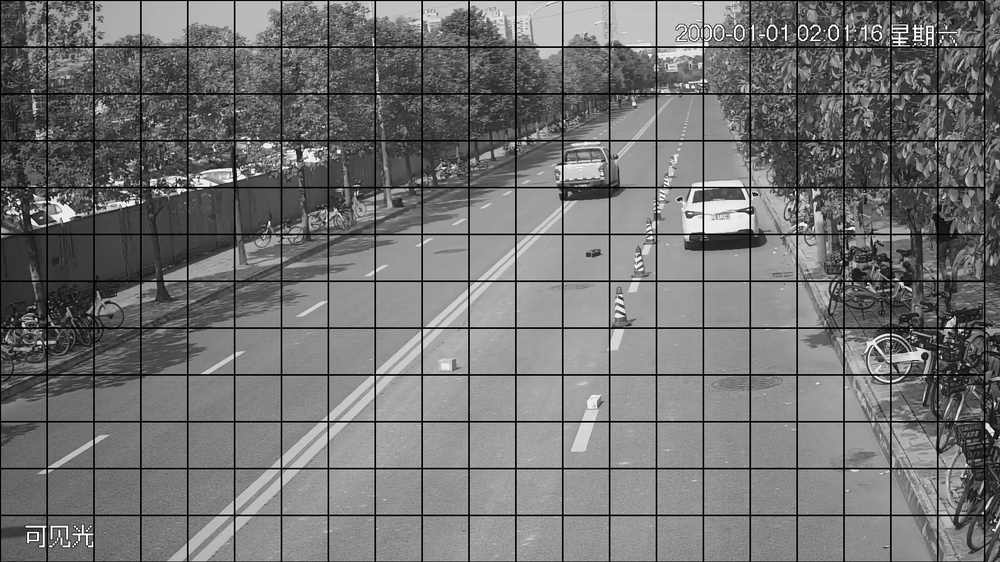
#> input picture img3.jpg, 1000 x 562 px, shrunk from 1920 x 1080 before the run, found by its file name
$ python line_tangle.py
#> lines starting #> are read from the running program, lines starting #| are printed output that depends on the picture; after the words box and inside, x2 and y2 are one past the last pixel; in counts of white or black regions, pixels touching at a corner belong together
import cv2
import numpy as np

# 读取图像
image = cv2.imread('/Users/sonny_he/Desktop/opencv_learning/img3.jpg')
#> image is the input picture: shape (562, 1000, 3); min 0, max 255, mean 113.9

# 定义矩形的四个顶点
rect_points = np.array([[100, 100], [100, 200], [200, 200], [200, 100]], np.int32)
rect_points = rect_points.reshape((-1, 1, 2))

# 检测直线
gray = cv2.cvtColor(image, cv2.COLOR_BGR2GRAY)
edges = cv2.Canny(gray, 50, 150, apertureSize=3)
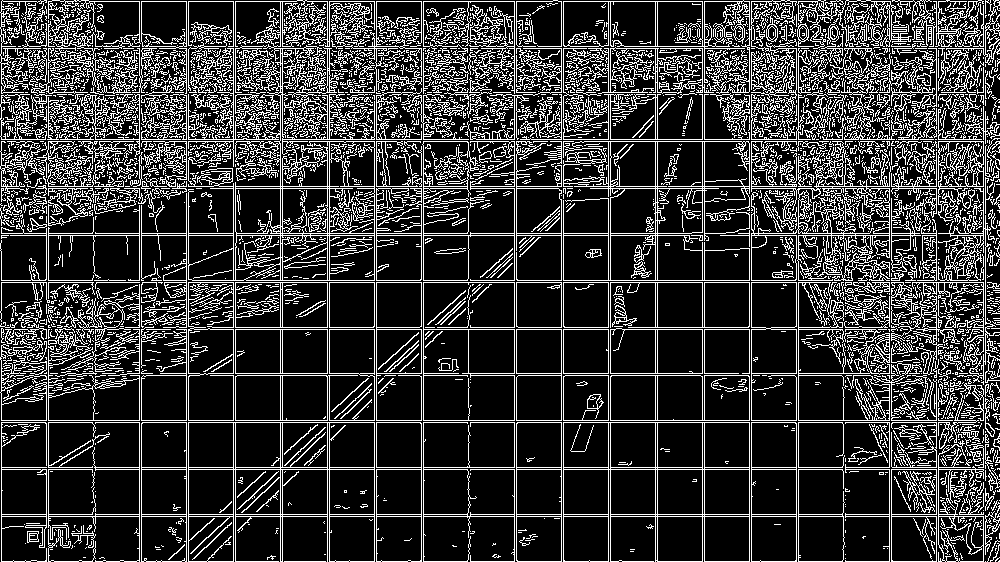
#> edges: shape (562, 1000); 21.3% white in thin lines or dots
lines = cv2.HoughLines(edges, 1, np.pi / 180, threshold=100)

# 绘制直线
for line in lines:
    rho, theta = line[0]
    a = np.cos(theta)
    b = np.sin(theta)
    x0 = a * rho
    y0 = b * rho
    x1 = int(x0 + 1000 * (-b))
    y1 = int(y0 + 1000 * (a))
    x2 = int(x0 - 1000 * (-b))
    y2 = int(y0 - 1000 * (a))
    cv2.line(image, (x1, y1), (x2, y2), (0, 0, 255), 2)
#> this loop made 21389 passes
#> (rho, theta, a, b, x0, y0, x1, y1) on passes 1 to 3: (516, 1.57, -4.37e-08, 1, -2.26e-05, 516, -1000, 515), (420, 1.57, -4.37e-08, 1, -1.84e-05, 420, -1000, 419), (469, 1.57, -4.37e-08, 1, -2.05e-05, 469, -1000, 468)
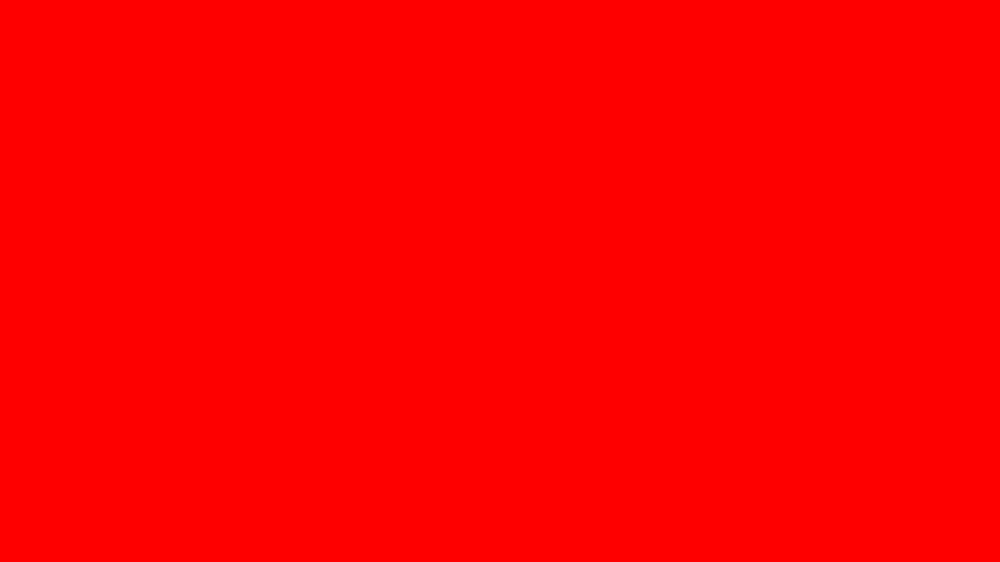
#> image: shape (562, 1000, 3); mean B, G, R 0, 0, 255

# 绘制矩形
cv2.polylines(image, [rect_points], isClosed=True, color=(0, 255, 0), thickness=2)
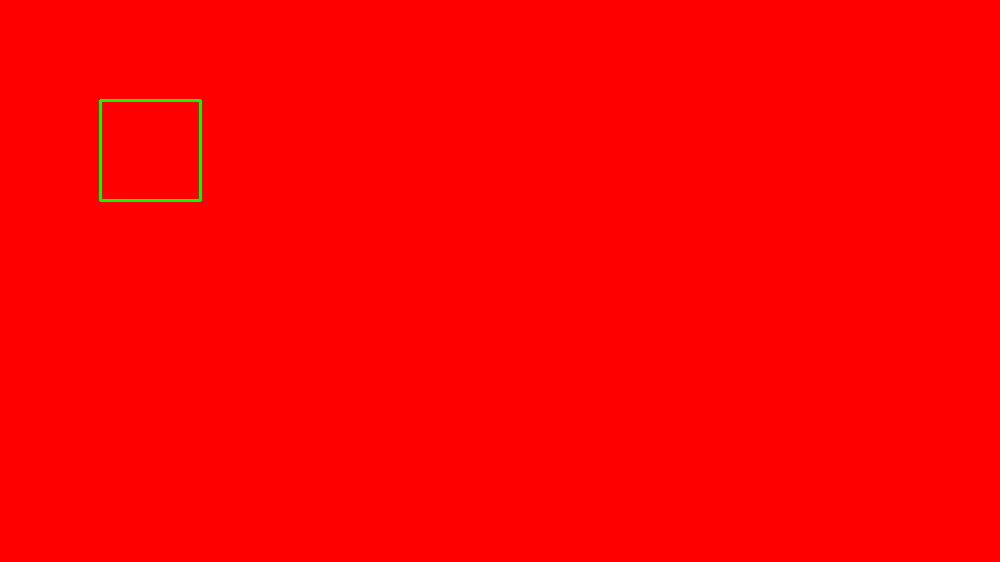
#> image: shape (562, 1000, 3); 0.21% of pixels changed, all inside (x1, y1, x2, y2) = (99, 99, 202, 202)

# 检查直线和矩形是否相交
for line in lines:
    for point in rect_points:
        if cv2.pointPolygonTest(point, (line[0][0], line[0][1]), False) >= 0:
            print("直线和矩形相交")
#> this loop made 21389 passes
#> line on passes 1 to 3: [[516, 1.57]], [[420, 1.57]], [[469, 1.57]]

# 显示图像
cv2.imshow('Image', image)
cv2.waitKey(0)
cv2.destroyAllWindows()

$ run again, with event.jpg copied over img3.jpg
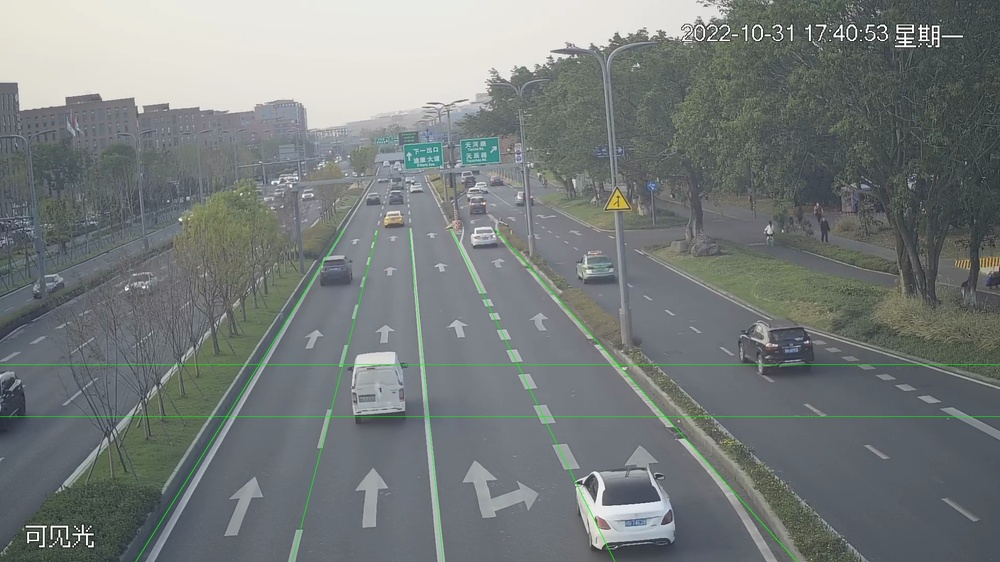
#> input picture event.jpg, 1000 x 562 px, shrunk from 1920 x 1080 before the run, found by its file name
#> image is the input picture: shape (562, 1000, 3); mean B, G, R 123.3, 124, 118.2
#> `gray = cv2.cvtColor(image, cv2.COLOR_BGR2GRAY)`:
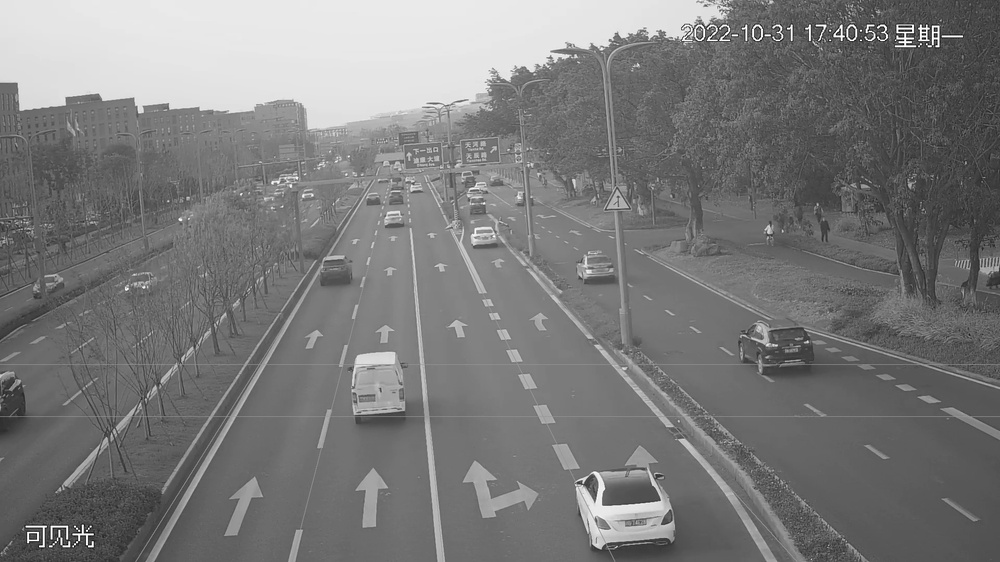
#> gray: shape (562, 1000); min 1, max 255, mean 122.2
#> `edges = cv2.Canny(gray, 50, 150, apertureSize=3)`:
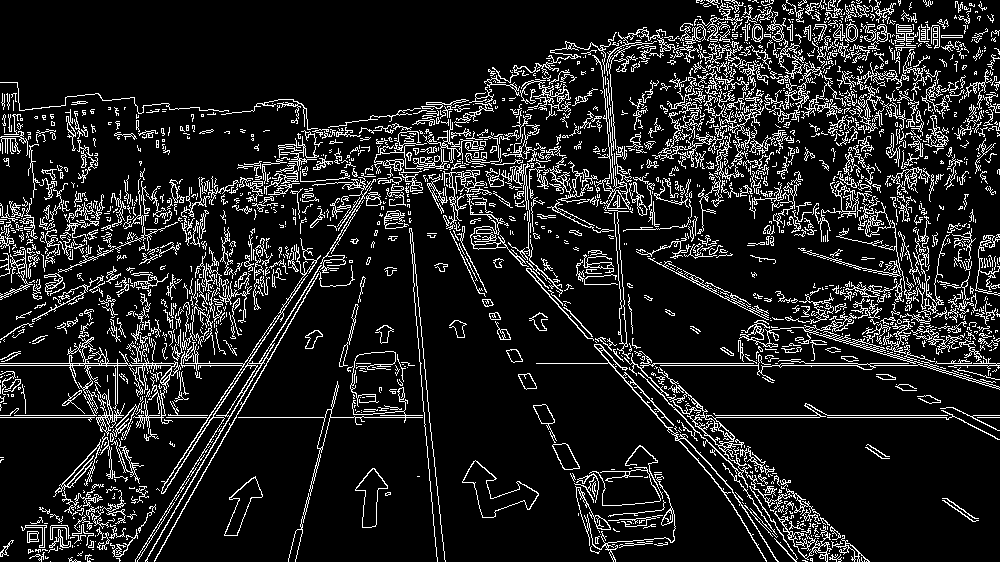
#> edges: shape (562, 1000); 12.5% white in thin lines or dots
#> the loop `for line in lines:` made 9383 passes
#> (rho, theta, a, b, x0, y0, x1, y1) on passes 1 to 3: (417, 1.57, -4.37e-08, 1, -1.82e-05, 417, -1000, 416), (363, 1.57, -4.37e-08, 1, -1.59e-05, 363, -1000, 362), (365, 1.57, -4.37e-08, 1, -1.6e-05, 365, -1000, 364)
#> the loop `for line in lines:` made 9383 passes
#> line on passes 1 to 3: [[417, 1.57]], [[363, 1.57]], [[365, 1.57]]

$ run again, with line.jpg copied over img3.jpg
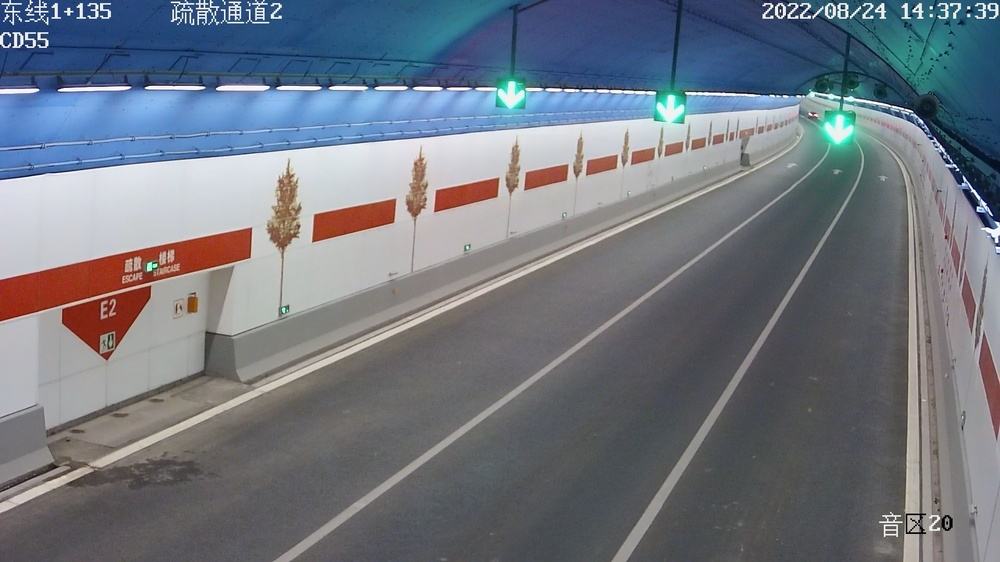
#> input picture line.jpg, 1000 x 562 px, shrunk from 1920 x 1080 before the run, found by its file name
#> image is the input picture: shape (562, 1000, 3); mean B, G, R 128.1, 118.6, 112.5
#> `edges = cv2.Canny(gray, 50, 150, apertureSize=3)`:
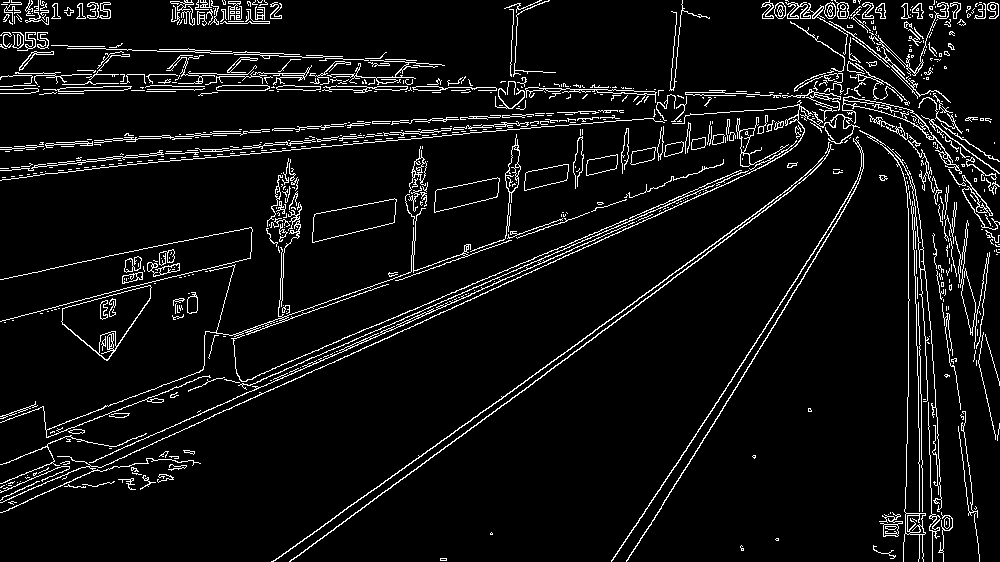
#> edges: shape (562, 1000); 6.4% white in thin lines or dots
#> lines = 966 rows, first 8: [446, 1.17], [460, 1.15], [616, 0.942], [168, 1.48], [174, 1.48], [455, 1.15], [466, 1.13], [819, 0.576]
#> the loop `for line in lines:` made 966 passes
#> (rho, theta, a, b, x0, y0, x1, y1) on passes 1 to 3: (446, 1.17, 0.391, 0.921, 174.3, 410.5, -746, 801), (460, 1.15, 0.407, 0.914, 187.1, 420.2, -726, 826), (616, 0.942, 0.588, 0.809, 362.1, 498.4, -446, 1086)
#> `cv2.polylines(image, [rect_points], isClosed=True, color=(0, 255, 0), ..`:
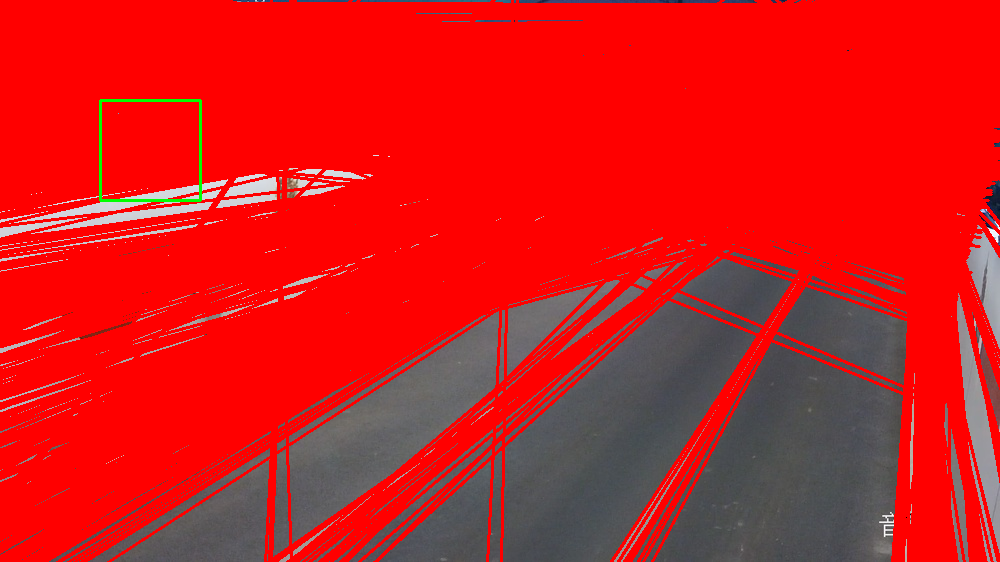
#> image: shape (562, 1000, 3); mean B, G, R 27.5, 27.1, 210.1
#> the loop `for line in lines:` made 966 passes
